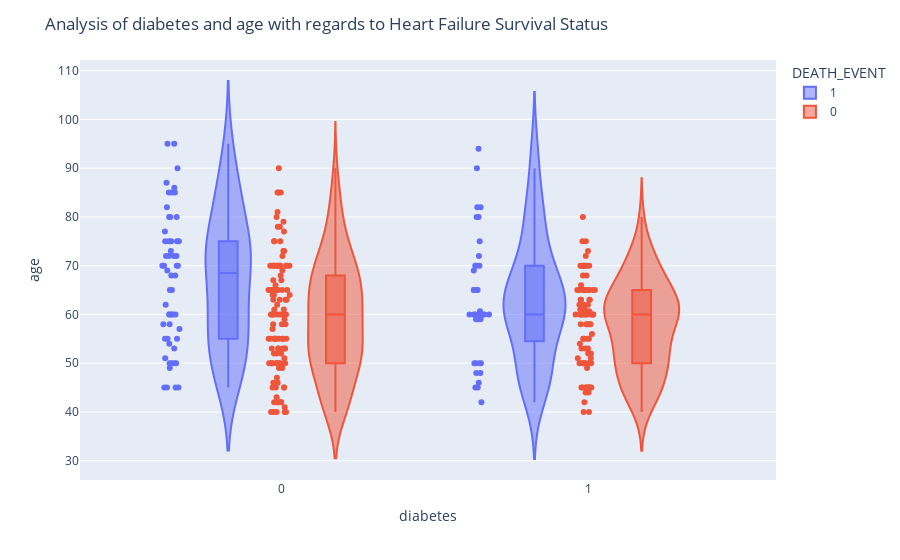

This figure's notebook cell:
### Markdown cell above
### Relationship between diabetes, age, and heart rate survival status

### Code cell
fig = px.violin(df, x = 'diabetes', y = 'age', color = 'DEATH_EVENT', points = 'all',
               box = True, hover_data = df.columns)
fig.update_layout(
    title_text = 'Analysis of diabetes and age with regards to Heart Failure Survival Status')

### Figure 1 — Plotly figure (JSON) as saved in the notebook; plotly's stock layout.template omitted (floating-point values rounded to 4 significant figures; data arrays with more than 128 entries replaced by an {"elided": "..."} marker saying what was removed)
{"data": [{"alignmentgroup": "True", "box": {"visible": true}, "customdata": {"elided": "96x13 float values"}, "hovertemplate": "DEATH_EVENT=%{customdata[12]}<br>diabetes=%{customdata[3]}<br>age=%{customdata[0]}<br>anaemia=%{customdata[1]}<br>creatinine_phosphokinase=%{customdata[2]}<br>ejection_fraction=%{customdata[4]}<br>high_blood_pressure=%{customdata[5]}<br>platelets=%{customdata[6]}<br>serum_creatinine=%{customdata[7]}<br>serum_sodium=%{customdata[8]}<br>sex=%{customdata[9]}<br>smoking=%{customdata[10]}<br>time=%{customdata[11]}<extra></extra>", "legendgroup": "1", "marker": {"color": "#636efa"}, "name": "1", "offsetgroup": "1", "orientation": "v", "points": "all", "scalegroup": "True", "showlegend": true, "type": "violin", "x": [0, 0, 0, 0, 1, 0, 0, 1, 0, 0, 0, 0, 0, 0, 0, 0, 0, 0, 1, 1, 0, 1, 1, 0, 1, 0, 1, 1, 0, 1, 1, 1, 1, 1, 1, 0, 1, 1, 1, 1, 0, 1, 0, 0, 0, 0, 1, 1, 1, 0, 0, 1, 1, 0, 0, 0, 1, 0, 0, 1, 0, 0, 0, 1, 1, 0, 0, 0, 0, 0, 0, 1, 0, 0, 0, 0, 1, 1, 1, 1, 1, 1, 0, 0, 1, 0, 1, 0, 0, 1, 0, 0, 0, 0, 1, 0], "x0": " ", "xaxis": "x", "y": [75, 55, 65, 50, 65, 90, 75, 60, 65, 80, 75, 62, 45, 50, 82, 87, 45, 70, 48, 65, 68, 75, 80, 95, 70, 58, 82, 94, 85, 50, 65, 69, 90, 82, 60, 70, 50, 70, 60, 50, 51, 60, 80, 57, 68, 53, 60, 70, 60, 95, 49, 72, 45, 50, 45, 60, 42, 72, 70, 65, 85, 69, 60, 60, 59, 60, 72, 85, 70, 86, 60, 46, 80, 72, 75, 72, 50, 45, 80, 59, 59, 65, 75, 58, 60.67, 50, 60, 45, 77, 48, 54, 73, 60, 55, 65, 55], "y0": " ", "yaxis": "y"}, {"alignmentgroup": "True", "box": {"visible": true}, "customdata": {"elided": "203x13 float values"}, "hovertemplate": "DEATH_EVENT=%{customdata[12]}<br>diabetes=%{customdata[3]}<br>age=%{customdata[0]}<br>anaemia=%{customdata[1]}<br>creatinine_phosphokinase=%{customdata[2]}<br>ejection_fraction=%{customdata[4]}<br>high_blood_pressure=%{customdata[5]}<br>platelets=%{customdata[6]}<br>serum_creatinine=%{customdata[7]}<br>serum_sodium=%{customdata[8]}<br>sex=%{customdata[9]}<br>smoking=%{customdata[10]}<br>time=%{customdata[11]}<extra></extra>", "legendgroup": "0", "marker": {"color": "#EF553B"}, "name": "0", "offsetgroup": "0", "orientation": "v", "points": "all", "scalegroup": "True", "showlegend": true, "type": "violin", "x": {"elided": "203 int values"}, "x0": " ", "xaxis": "x", "y": {"elided": "203 float values"}, "y0": " ", "yaxis": "y"}], "layout": {"legend": {"title": {"text": "DEATH_EVENT"}, "tracegroupgap": 0}, "margin": {"t": 60}, "title": {"text": "Analysis of diabetes and age with regards to Heart Failure Survival Status"}, "violinmode": "group", "xaxis": {"anchor": "y", "domain": [0, 1], "title": {"text": "diabetes"}}, "yaxis": {"anchor": "x", "domain": [0, 1], "title": {"text": "age"}}}}
